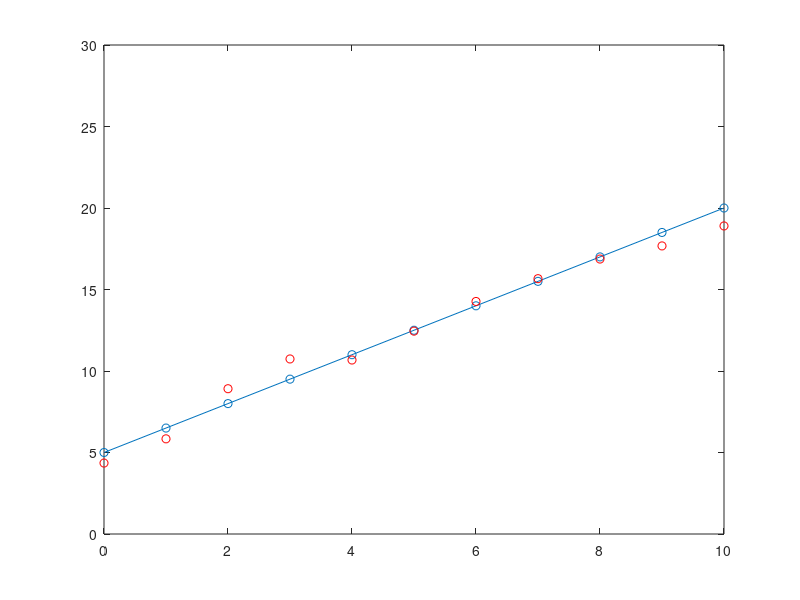

Write the MATLAB code that produced this figure.
x = 0:10;
b = 5;
a = 1.5;

y = a.*x + b;

plot(x,y,"o-");
ylim([0,30]);
grid;
hold on;

rng(100);
residuals = normrnd(0,1,1,length(x));

y = a.*x + b + residuals;

plot(x,y,"or");
ylim([0,30]);
grid;